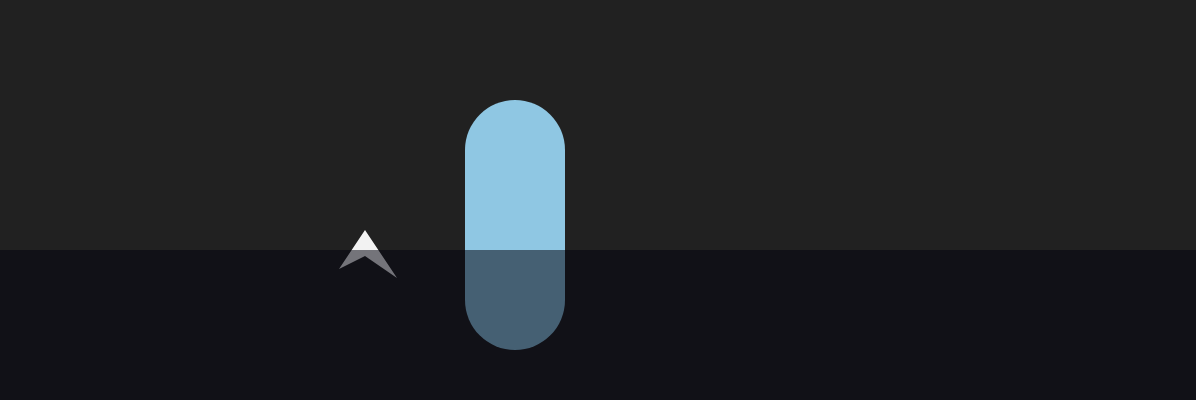
Frame 1 (no input)
Frame 60 (no input): identical to frame 1, image omitted
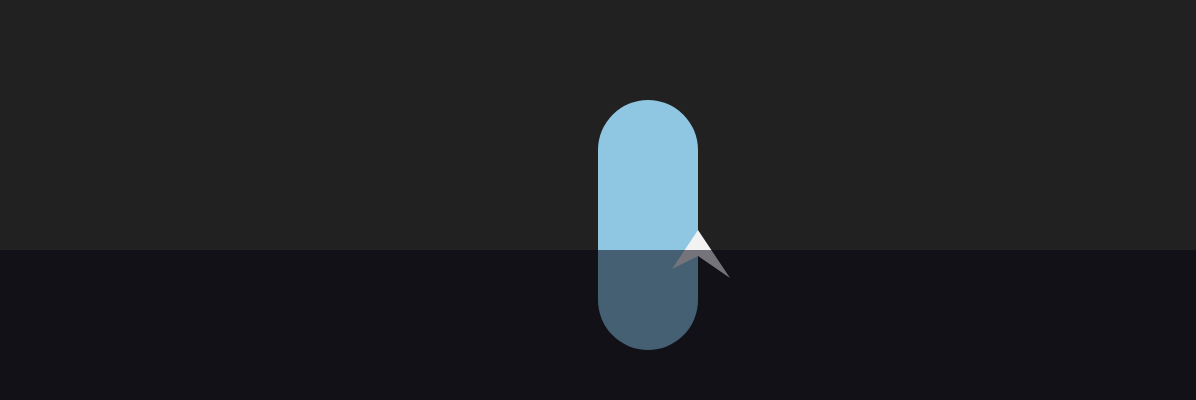
Frame 120 (the mouse pressed at the canvas centre since frame 60)

The p5.js sketch that drew these frames (run headless with seeded random() and noise() and a simulated clock; from frame 60 on, the mouse is pressed at the canvas centre):

// p5.js sketch
// ── sketch.js
let pos = {};

function setup() {
  createCanvas(window.innerWidth - 4, 400);
  noStroke();
}

function draw() {
  background(33);

  pos.foreground = map(mouseX, 0, width, width * 0.5 - 333, width * 0.5 + 333);
  pos.background = map(mouseX, 0, width, width * 0.5 - 133, width * 0.5 + 133);

  backgroundShape();
  foregroundShape();

  water();
}

function water() {
  fill(3, 3, 14, 133);
  rect(0, 250, width, 200);
}

function backgroundShape() {
  fill(143, 199, 227);
  rect(pos.background, 100, 100, 250, 250);
}

function foregroundShape() {
  beginShape();
  fill(242);
  vertex(pos.foreground + 100, 230);
  vertex(pos.foreground + 74, 269);
  vertex(pos.foreground + 100, 256);
  vertex(pos.foreground + 132, 278);
  endShape();
}
